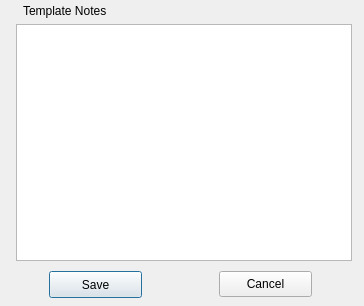
<ui version="4.0" stdsetdef="1" >
  <author></author>
  <comment></comment>
  <exportmacro></exportmacro>
  <class>B_NotesWindow</class>
  <widget class="QDialog" name="B_NotesWindow" >
    <property name="geometry" >
      <rect>
        <x>0</x>
        <y>0</y>
        <width>364</width>
        <height>306</height>
      </rect>
    </property>
    <property name="windowTitle" >
      <string>Notes</string>
    </property>
    <widget class="QLabel" name="B_NotesDialog" >
      <property name="geometry" >
        <rect>
          <x>23</x>
          <y>3</y>
          <width>83</width>
          <height>16</height>
        </rect>
      </property>
      <property name="text" >
        <string>Template Notes:</string>
      </property>
    </widget>
    <widget class="QTextEdit" name="NoteText" >
      <property name="geometry" >
        <rect>
          <x>16</x>
          <y>24</y>
          <width>336</width>
          <height>237</height>
        </rect>
      </property>
    </widget>
    <widget class="QPushButton" name="PushButton8" >
      <property name="geometry" >
        <rect>
          <x>49</x>
          <y>271</y>
          <width>93</width>
          <height>27</height>
        </rect>
      </property>
      <property name="text" >
        <string>Save</string>
      </property>
    </widget>
    <widget class="QPushButton" name="PushButton9" >
      <property name="geometry" >
        <rect>
          <x>219</x>
          <y>271</y>
          <width>93</width>
          <height>26</height>
        </rect>
      </property>
      <property name="text" >
        <string>Cancel</string>
      </property>
    </widget>
  </widget>
  <pixmapfunction>qPixmapFromMimeSource</pixmapfunction>
  <connections>
    <connection>
      <sender>PushButton8</sender>
      <signal>clicked()</signal>
      <receiver>B_NotesWindow</receiver>
      <slot>accept()</slot>
    </connection>
    <connection>
      <sender>PushButton9</sender>
      <signal>clicked()</signal>
      <receiver>B_NotesWindow</receiver>
      <slot>reject()</slot>
    </connection>
  </connections>
</ui>
